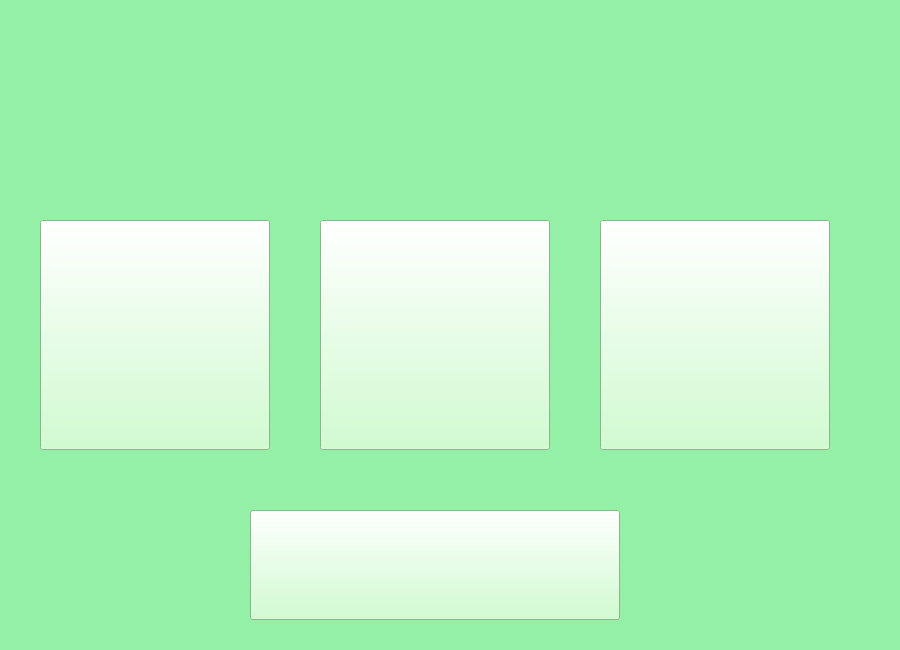
<?xml version="1.0" encoding="UTF-8"?>
<ui version="4.0">
 <class>Form</class>
 <widget class="QWidget" name="Form">
  <property name="geometry"><rect><x>0</x><y>0</y><width>900</width><height>650</height></rect></property>
  <property name="windowTitle"><string>Form</string></property>
  <property name="styleSheet"><string>background-color: #94f0a6;</string></property>
 <widget class="QPushButton" name="dolphinButton">
  <property name="geometry"><rect><x>40</x><y>220</y><width>230</width><height>230</height></rect></property>
  <property name="enabled">
   <bool>true</bool>
  </property>
  <property name="visible">
   <bool>true</bool>
  </property>
  <property name="styleSheet">
   <string>background-color: #c3ffc2; color: #111111;</string>
  </property>
  <property name="text">
   <string></string>
  </property>
  <property name="icon"><iconset><normaloff>images/org.DolphinEmu.dolphin-emu.png</normaloff>images/org.DolphinEmu.dolphin-emu.png</iconset></property>
  <property name="iconSize"><size><width>24</width><height>24</height></size></property>
 </widget>
 <widget class="QLabel" name="image">
  <property name="geometry"><rect><x>730</x><y>520</y><width>130</width><height>130</height></rect></property>
  <property name="enabled">
   <bool>true</bool>
  </property>
  <property name="visible">
   <bool>true</bool>
  </property>
  <property name="styleSheet">
   <string>background-color: transparent; color: #111111;</string>
  </property>
  <property name="pixmap"><pixmap>images/download.png</pixmap></property>
  <property name="scaledContents">
   <bool>false</bool>
  </property>
  <property name="alignment">
   <set>Qt::AlignCenter</set>
  </property>
 </widget>
 <widget class="QPushButton" name="minecraftLauncherButton">
  <property name="geometry"><rect><x>320</x><y>220</y><width>230</width><height>230</height></rect></property>
  <property name="enabled">
   <bool>true</bool>
  </property>
  <property name="visible">
   <bool>true</bool>
  </property>
  <property name="styleSheet">
   <string>background-color: #c3ffc2; color: #111111;</string>
  </property>
  <property name="text">
   <string></string>
  </property>
  <property name="icon"><iconset><normaloff>images/minecraft_macos_bigsur_icon_189943.webp</normaloff>images/minecraft_macos_bigsur_icon_189943.webp</iconset></property>
  <property name="iconSize"><size><width>24</width><height>24</height></size></property>
 </widget>
 <widget class="QLabel" name="image2">
  <property name="geometry"><rect><x>160</x><y>10</y><width>570</width><height>140</height></rect></property>
  <property name="enabled">
   <bool>true</bool>
  </property>
  <property name="visible">
   <bool>true</bool>
  </property>
  <property name="styleSheet">
   <string>background-color: transparent; color: #111111;</string>
  </property>
  <property name="pixmap"><pixmap>images/minecraft-text (2).png</pixmap></property>
  <property name="scaledContents">
   <bool>false</bool>
  </property>
  <property name="alignment">
   <set>Qt::AlignCenter</set>
  </property>
 </widget>
 <widget class="QPushButton" name="runButton">
  <property name="geometry"><rect><x>250</x><y>510</y><width>370</width><height>110</height></rect></property>
  <property name="enabled">
   <bool>true</bool>
  </property>
  <property name="visible">
   <bool>true</bool>
  </property>
  <property name="styleSheet">
   <string>background-color: #c3ffc2; color: #111111;</string>
  </property>
  <property name="text">
   <string></string>
  </property>
  <property name="icon"><iconset><normaloff>images/minecraft-text (1).png</normaloff>images/minecraft-text (1).png</iconset></property>
  <property name="iconSize"><size><width>24</width><height>24</height></size></property>
 </widget>
 <widget class="QPushButton" name="osuButton">
  <property name="geometry"><rect><x>600</x><y>220</y><width>230</width><height>230</height></rect></property>
  <property name="enabled">
   <bool>true</bool>
  </property>
  <property name="visible">
   <bool>true</bool>
  </property>
  <property name="styleSheet">
   <string>background-color: #c3ffc2; color: #111111;</string>
  </property>
  <property name="text">
   <string></string>
  </property>
  <property name="icon"><iconset><normaloff>images/68747470733a2f2f6f73752e7070792e73682f77696b692f696d616765732f436c69656e742f52656c656173655f73747265616d2f4c617a65722f696d672f6c617a65722e706e673f323032342d31302d3034.png</normaloff>images/68747470733a2f2f6f73752e7070792e73682f77696b692f696d616765732f436c69656e742f52656c656173655f73747265616d2f4c617a65722f696d672f6c617a65722e706e673f323032342d31302d3034.png</iconset></property>
  <property name="iconSize"><size><width>24</width><height>24</height></size></property>
 </widget>
 <widget class="QLabel" name="image3">
  <property name="geometry"><rect><x>340</x><y>80</y><width>190</width><height>160</height></rect></property>
  <property name="enabled">
   <bool>true</bool>
  </property>
  <property name="visible">
   <bool>true</bool>
  </property>
  <property name="styleSheet">
   <string>background-color: transparent; color: #111111;</string>
  </property>
  <property name="pixmap"><pixmap>images/1.png</pixmap></property>
  <property name="scaledContents">
   <bool>false</bool>
  </property>
  <property name="alignment">
   <set>Qt::AlignCenter</set>
  </property>
 </widget>
 </widget>
 <resources/>
 <connections/>
</ui>
